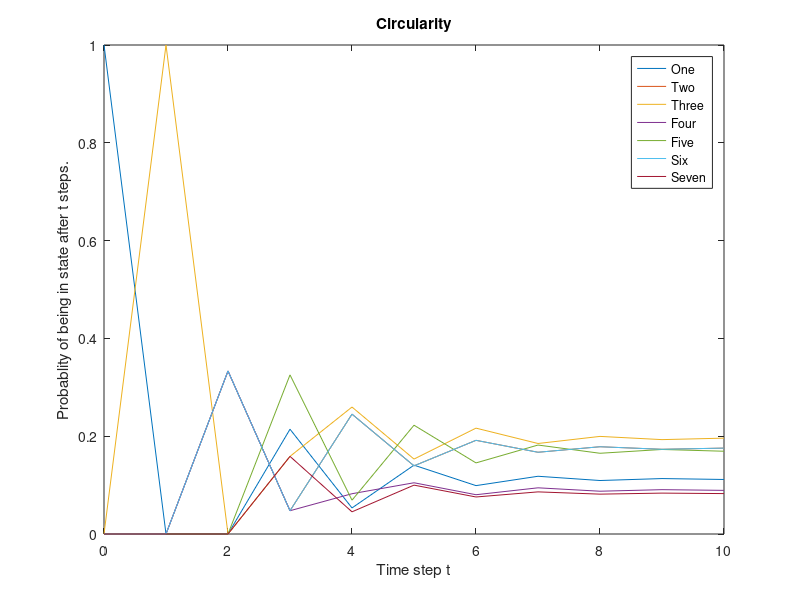

Write MATLAB code to recreate this figure.
% Filename: EcoSuccessionPlot.m
% M-file to
% - Print out a plot showing landscape structure over time.

% Enter the transfer matrix_type.
T =[0 1/2 0 1/7 0 0 1/7;
0 0 1/3 1/7 1/2 0 1/7 ;
1 0 0 1/7 0 1/3 1/7;
0 0 1/3 1/7 0 0 1/7;
0 1/2 0 1/7 0 1/3 1/7;
0 0 1/3 1/7 1/2 0 1/7;
0 0 0 1/7 0 1/3 1/7]
% Enter the initial state.
x0 = [1 ; 0 ; 0; 0; 0; 0; 0];

% We will create a matrix X that has three columns.
% Each column will contain time series data for one class.
% Each row will correspond to a time step.
X = zeros(11,7);  

X(1,:) = x0;  %Data for time step t=0

% Use for loop to generate time series data.
for t = 1:10
  X(t+1,:)=T^t*x0; % Data for time step t
end

% Time series information for proportion underwater is in
% the first column.
One = X(:,1);

% Time series information for proportion saturated but
% not underwater is in the second column.
Two = X(:,2);

% Time series information for proportion dry is in
% the third column.
Three = X(:,3);
Four = X(:,4);
Five = X(:,5);
Six= X(:,6);
Seven= X(:,7);

% Generate plot
time = [0:10];
plot(time,One,time,Two,time,Three,time,Four,time,Five,time,Six,time,Seven)
legend('One','Two','Three',"Four","Five","Six","Seven")
xlabel('Time step t')
ylabel('Probablity of being in state after t steps.')
title('Circularity')